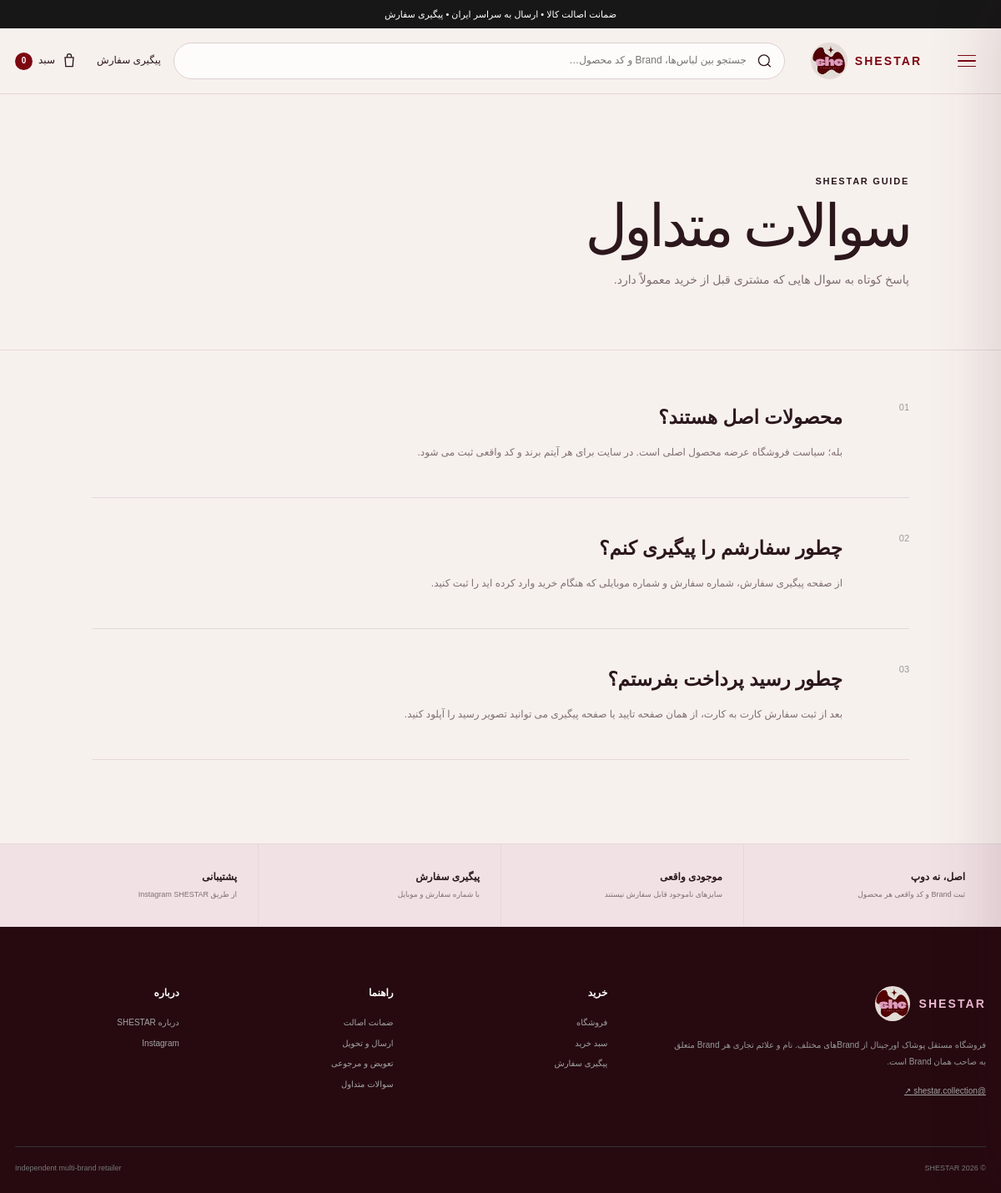
Page /info/faq/ on the committed database.
### shop/models.py (models this page shows, shortened)
class HomePageContent(models.Model):
    announcement_text = models.CharField("نوار بالای سایت", max_length=180, default="ضمانت اصالت کالا • ارسال به سراسر ایران • پیگیری سفارش")
    hero_kicker = models.CharField("تیتر کوچک Hero", max_length=160, default="SHESTAR COLLECTION · ORIGINAL BRAND FASHION")
    hero_title = models.CharField("عنوان اصلی Hero", max_length=220, default="استایل‌هایی که دلت می‌خواد بپوشی.")
    hero_text = models.TextField("متن Hero", default="انتخاب آیتم‌های اورجینال از Brandهای مختلف؛ با سایز و موجودی واقعی، قیمت شفاف و امکان ثبت و پیگیری سفارش از خود سایت.")
    hero_primary_button = models.CharField("متن دکمه اصلی Hero", max_length=80, default="شروع خرید")
    hero_secondary_button = models.CharField("متن دکمه دوم Hero", max_length=80, default="Instagram ↗")
    promise_1_title = models.CharField("مزیت ۱ - عنوان", max_length=80, default="اورجینال")
    promise_1_text = models.CharField("مزیت ۱ - توضیح", max_length=140, default="بدون فیک و Dupe")
    promise_2_title = models.CharField("مزیت ۲ - عنوان", max_length=80, default="شفاف")
    promise_2_text = models.CharField("مزیت ۲ - توضیح", max_length=140, default="قیمت، سایز و موجودی واقعی")
    promise_3_title = models.CharField("مزیت ۳ - عنوان", max_length=80, default="قابل پیگیری")
    promise_3_text = models.CharField("مزیت ۳ - توضیح", max_length=140, default="از ثبت تا ارسال")
    category_kicker = models.CharField("دسته‌بندی - تیتر کوچک", max_length=100, default="SHOP BY CATEGORY")
    category_title = models.CharField("دسته‌بندی - عنوان", max_length=100, default="دسته‌بندی‌ها")
    new_kicker = models.CharField("جدیدها - تیتر کوچک", max_length=100, default="JUST IN")
    new_title = models.CharField("جدیدها - عنوان", max_length=100, default="جدیدها")
    lookbook_kicker = models.CharField("Lookbook - تیتر کوچک", max_length=100, default="THE SHESTAR EDIT")
    lookbook_title = models.CharField("Lookbook - عنوان", max_length=180, default="از Instagram تا سبد خرید.")
    lookbook_text = models.TextField("Lookbook - متن", default="عکس‌های واقعی استایل و محصول می‌توانند کنار عکس رسمی Brand روی صفحه محصول قرار بگیرند تا مشتری دقیق‌تر انتخاب کند.")
    lookbook_button = models.CharField("Lookbook - متن دکمه", max_length=80, default="دیدن Instagram")
    brands_kicker = models.CharField("Brandها - تیتر کوچک", max_length=100, default="MULTI-BRAND")
    brands_title = models.CharField("Brandها - عنوان", max_length=100, default="Brandها")
    brands_disclaimer = models.TextField("متن زیر Brandها", default="SHESTAR یک فروشگاه مستقل Multi-brand است و نمایش نام Brand به معنی نمایندگی رسمی آن Brand نیست.")
    why_kicker = models.CharField("Why SHESTAR - تیتر کوچک", max_length=100, default="WHY SHESTAR")
    why_title = models.CharField("Why SHESTAR - عنوان", max_length=180, default="اصل بودن فقط یک جمله نیست.")
    instagram_handle = models.CharField("Instagram handle", max_length=80, default="@SHESTAR.COLLECTION")
    instagram_title = models.CharField("Instagram banner - عنوان", max_length=180, default="Dropهای جدید را از دست نده.")
    footer_about = models.TextField("متن معرفی Footer", default="فروشگاه مستقل پوشاک اورجینال از Brandهای مختلف. نام و علائم تجاری هر Brand متعلق به صاحب همان Brand است.")
    footer_shop_heading = models.CharField("عنوان ستون خرید Footer", max_length=60, default="خرید")
    footer_help_heading = models.CharField("عنوان ستون راهنما Footer", max_length=60, default="راهنما")
    footer_about_heading = models.CharField("عنوان ستون درباره Footer", max_length=60, default="درباره")
    footer_bottom_text = models.CharField("متن پایین Footer", max_length=160, default="Independent multi-brand retailer")
    meta_title = models.CharField("SEO - عنوان صفحه اصلی", max_length=180, default="SHESTAR | Original Brand Fashion")
    meta_description = models.CharField("SEO - توضیحات صفحه اصلی", max_length=300, default="فروش آنلاین پوشاک اورجینال برندهای مختلف با نمایش موجودی، سایز، ثبت سفارش و پیگیری سفارش.")
    updated_at = models.DateTimeField("آخرین ویرایش", auto_now=True)
    class Meta:
        verbose_name = "محتوای صفحه اصلی"
        verbose_name_plural = "محتوای صفحه اصلی"
    @classmethod
    def load(cls):
        obj, _ = cls.objects.get_or_create(pk=1)
        return obj

### shop/views.py (the view)
# urls.py: path("info/<slug:slug>/", views.info_page, name="info_page"),
def info_page(request, slug):
    page = INFO_PAGES.get(slug)
    if not page:
        return redirect("shop:home")
    return render(request, "shop/info_page.html", {"page": page, "slug": slug})

### shop/cart.py (called while the page is built, shortened)
def money(value):
    return f"{int(value):,} تومان"

def get_cart(request):
    return request.session.get(CART_SESSION_KEY, {})

def cart_snapshot(request):
    cart = get_cart(request)
    if not cart:
        return {
            "items": [], "count": 0, "subtotal": 0, "discount": 0, "total_after_discount": 0,
            "subtotal_display": money(0), "discount_display": money(0), "total_after_discount_display": money(0),
            "coupon": None, "can_checkout": False,
        }

### shop/context_processors.py (called while the page is built)
def storefront(request):
    snapshot = cart_snapshot(request)
    return {
        "global_cart_count": snapshot["count"],
        "site_settings": SiteSetting.load(),
        "home_content": HomePageContent.load(),
        "categories": Product.CATEGORY_CHOICES,
    }

### shop/models.py (called while the page is built)
    @classmethod
    def load(cls):
        obj, _ = cls.objects.get_or_create(pk=1)
        return obj

### shop/templates/shop/info_page.html (shortened to what this page needs)
{% extends 'shop/base.html' %}
{% block content %}
<section class="page-hero info-hero"><div class="container"><span class="kicker">SHESTAR GUIDE</span><h1>{{ page.title }}</h1><p>{{ page.lead }}</p></div></section>
<section class="container info-content">{% for title,text in page.sections %}<article><span>0{{ forloop.counter }}</span><div><h2>{{ title }}</h2><p>{{ text }}</p></div></article>{% endfor %}
</section>
{% endblock %}

### shop/templates/shop/base.html (shortened to what this page needs)
{% load static %}
<!doctype html>
<html lang="fa" dir="rtl">
<head>
  <link rel="stylesheet" href="{% static 'shop/css/site.css' %}">
</head>
<body>
  <div class="topbar">
    <div class="container topbar-inner"><span>{{ home_content.announcement_text }}</span></div>
  </div>
  <header class="header">
    <div class="container header-main">
      <div class="header-actions">
        <a class="header-link desktop-only" href="{% url 'shop:track_order' %}">پیگیری سفارش</a>
        <a class="cart-link" href="{% url 'shop:cart_page' %}" aria-label="سبد خرید">
          <svg viewBox="0 0 24 24" aria-hidden="true"><path d="M6 7h12l-1 13H7L6 7Zm3 0V5a3 3 0 0 1 6 0v2"/></svg>
          <span>سبد</span><b data-cart-count>{{ global_cart_count }}</b>
        </a>
      </div>
      <form class="header-search" action="{% url 'shop:shop_list' %}" method="get" role="search">
        <svg viewBox="0 0 24 24" aria-hidden="true"><path d="m21 21-4.35-4.35m2.35-5.65a8 8 0 1 1-16 0 8 8 0 0 1 16 0Z"/></svg>
        <input name="q" value="{{ request.GET.q }}" placeholder="جستجو بین لباس‌ها، Brand و کد محصول…" autocomplete="off">
      </form>
      <a class="logo logo-with-image" href="{% url 'shop:home' %}" aria-label="SHESTAR home">
        <img src="{% static 'shop/images/shestar-logo.webp' %}" alt="SHESTAR">
        <span class="logo-word">SHESTAR</span>
      </a>
      <button class="site-menu-btn" type="button" data-menu-open aria-label="باز کردن منوی دسته‌بندی" aria-controls="site-drawer" aria-expanded="false">
        <span></span><span></span><span></span>
      </button>
    </div>
  </header>
  <main>{% block content %}{% endblock %}</main>
  <section class="service-band">
    <div class="container service-grid">
      <div><b>اصل، نه دوپ</b><span>ثبت Brand و کد واقعی هر محصول</span></div>
      <div><b>موجودی واقعی</b><span>سایزهای ناموجود قابل سفارش نیستند</span></div>
      <div><b>پیگیری سفارش</b><span>با شماره سفارش و موبایل</span></div>
      <div><b>پشتیبانی</b><span>{% if site_settings.support_phone %}{{ site_settings.support_phone }}{% else %}از طریق Instagram SHESTAR{% endif %}</span></div>
    </div>
  </section>
  <footer class="footer">
    <div class="container footer-grid">
      <div class="footer-brand">
        <a class="logo logo-with-image" href="{% url 'shop:home' %}"><img src="{% static 'shop/images/shestar-logo.webp' %}" alt="SHESTAR"><span class="logo-word">SHESTAR</span></a>
        <p>{{ home_content.footer_about }}</p>
        <a class="instagram-link" href="{{ site_settings.instagram_url }}" target="_blank" rel="noopener">@shestar.collection ↗</a>
      </div>
      <div><h3>{{ home_content.footer_shop_heading }}</h3><a href="{% url 'shop:shop_list' %}">فروشگاه</a><a href="{% url 'shop:cart_page' %}">سبد خرید</a><a href="{% url 'shop:track_order' %}">پیگیری سفارش</a></div>
      <div><h3>{{ home_content.footer_help_heading }}</h3><a href="{% url 'shop:info_page' 'authenticity' %}">ضمانت اصالت</a><a href="{% url 'shop:info_page' 'shipping' %}">ارسال و تحویل</a><a href="{% url 'shop:info_page' 'returns' %}">تعویض و مرجوعی</a><a href="{% url 'shop:info_page' 'faq' %}">سوالات متداول</a></div>
      <div><h3>{{ home_content.footer_about_heading }}</h3><a href="{% url 'shop:info_page' 'about' %}">درباره SHESTAR</a><a href="{{ site_settings.instagram_url }}" target="_blank" rel="noopener">Instagram</a></div>
    </div>
    <div class="container footer-bottom"><span>© {% now "Y" %} SHESTAR</span><span>{{ home_content.footer_bottom_text }}</span></div>
  </footer>
</body>
</html>

### rows in the picture
HomePageContent: announcement_text "ضمانت اصالت کالا • ارسال به سراسر ایران • پیگیری سفارش", footer_about "فروشگاه مستقل پوشاک اورجینال از Brandهای مختلف. نام و علائم تجاری هر Brand متعلق به صاحب همان Brand است.", footer_shop_heading "خرید", footer_help_heading "راهنما", footer_about_heading "درباره", footer_bottom_text "Independent multi-brand retailer"

### other values in the picture
{{ global_cart_count }} "0"
{{ page.title }} "سوالات متداول"
{{ page.lead }} "پاسخ کوتاه به سوال هایی که مشتری قبل از خرید معمولاً دارد."
{{ title }} "محصولات اصل هستند؟" "چطور سفارشم را پیگیری کنم؟" "چطور رسید پرداخت بفرستم؟"
{{ text }} "بله؛ سیاست فروشگاه عرضه محصول اصلی است. در سایت برای هر آیتم برند و کد واقعی ثبت می شود." "از صفحه پیگیری سفارش، شماره سفارش و شماره موبایلی که هنگام خرید وارد کرده اید را ثبت کنید." "بعد از ثبت سفارش کارت به کارت، از همان صفحه تایید یا صفحه پیگیری می توانید تصویر رسید را آپلود کنید."
